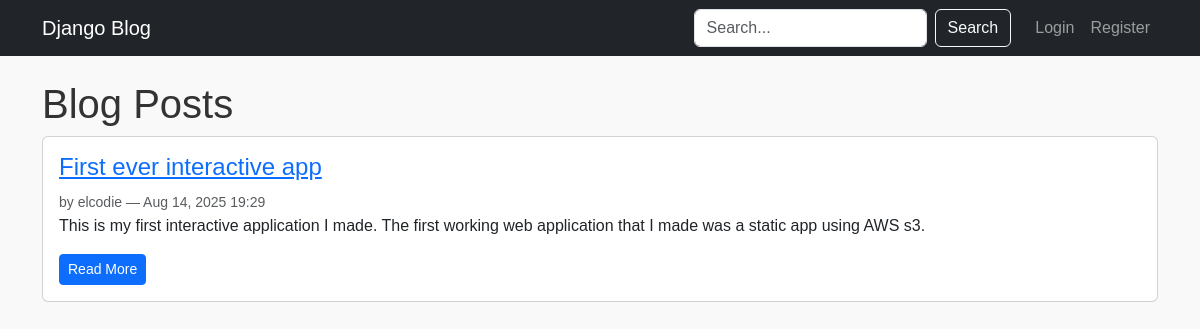
The page / on the database its author committed.
### blog/models.py (models this page shows, shortened)
class Post(models.Model):
    title = models.CharField(max_length=200, help_text="Enter the post title")
    content = models.TextField(help_text="Write your blog content here")
    published_date = models.DateTimeField(auto_now_add=True)
    author = models.ForeignKey(
        User,
        on_delete=models.CASCADE,
        related_name="posts",
        help_text="The user who wrote this post",
    )
    tags = TaggableManager()
    class Meta:
        ordering = ["-published_date"]

### blog/views.py (the view)
# urls.py: path("", views.PostListView.as_view(), name="post-list"),
class PostListView(ListView):
    model = Post
    template_name = "blog/post_list.html"
    context_object_name = "posts"
    ordering = ["-published_date"]
    paginate_by = 5

### blog/templates/blog/post_list.html (shortened to what this page needs)
{% extends 'blog/base.html' %}
{% block content %}
<h1>Blog Posts</h1>
{% for post in posts %}
    <div class="card mb-3">
        <div class="card-body">
            <h4><a href="{% url 'blog:post-detail' post.pk %}">{{ post.title }}</a></h4>
            <small class="text-muted">by {{ post.author.username }} — {{ post.published_date|date:"M d, Y H:i" }}</small>
            <p>{{ post.content|truncatewords:30 }}</p>
            <a href="{% url 'blog:post-detail' post.pk %}" class="btn btn-sm btn-primary">Read More</a>
        </div>
    </div>
{% empty %}
    <p>No posts yet.</p>
{% endfor %}
{% endblock %}

### blog/static/blog/css/styles.css (style rules this page uses)
* { margin: 0; padding: 0; box-sizing: border-box; }
body { font-family: Arial, sans-serif; background-color: #f9f9f9; color: #333; }

### rows shown on the page
Post: title "First ever interactive app", author.username "elcodie", published_date "Aug 14, 2025 19:29", content "This is my first interactive application I made. The first working web application that I made was a static app using AWS s3."
